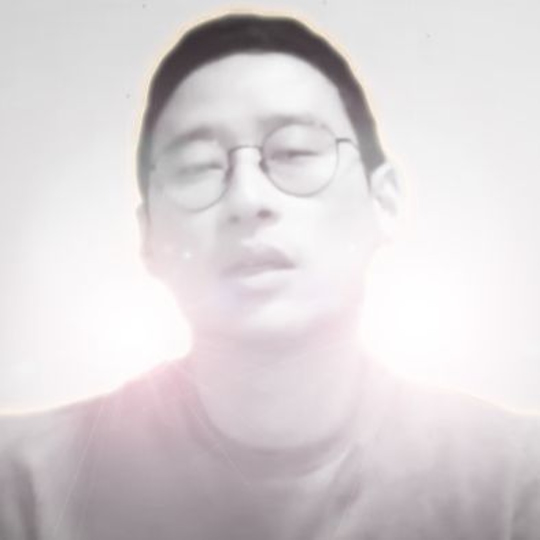
#> input picture assets/tshirt/changseop_source_1080.jpg, 1080 x 1080 px, given in place of 아크릴SD스탠드.jpg, which was not available (shown at 1/2 size)
$ python prepare_yanggum_character.py
#> lines starting #> are read from the running program, lines starting #| are printed output that depends on the picture; after the words box and inside, x2 and y2 are one past the last pixel; in counts of white or black regions, pixels touching at a corner belong together
#> in main, im is the input picture: PIL image 1080x1080 RGB; mean R, G, B 218.7, 213.1, 215.1
"""Derive the cutting alpha for the supplied yanggum JPG, pixels untouched.

The source is an opaque JPG on a pure-white studio background. The figure is
kept exactly as supplied; only a background flood-fill alpha is added, so the
cut silhouette comes from the real ink extent and the printed pixels stay the
original bytes.
"""
from pathlib import Path
import hashlib, json
import numpy as np
from PIL import Image
from scipy import ndimage

ROOT = Path(__file__).resolve().parents[1]
SOURCE = ROOT / 'assets/yanggum/아크릴SD스탠드.jpg'
OUT_DIR = ROOT / 'assets/yanggum/prepared'
# Outer background is 254-255; badge whites are 202-236, so a 245 floor floods
# only the true background and keeps every enclosed light region opaque.
BG_FLOOR = 245


def background_alpha(im):
    a = np.asarray(im.convert('RGB')).astype(int)
    mn = a.min(axis=2)
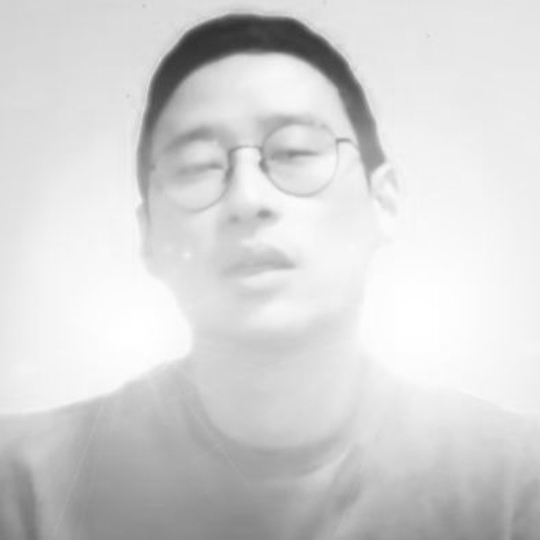
#> mn: shape (1080, 1080) int64 (shown at 1/2 size); min 47, max 255, mean 212.8
    near_white = mn >= BG_FLOOR
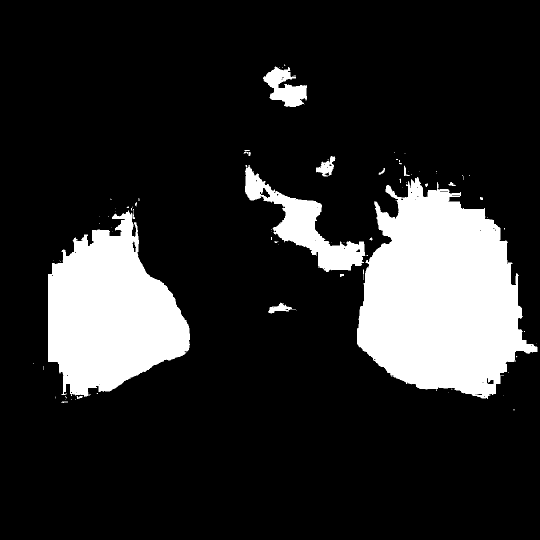
#> near_white: shape (1080, 1080) bool (shown at 1/2 size); 16.5% white; 87 white regions (66 under 20 px), largest, box (x1, y1, x2, y2) and area: (714, 354, 1075, 798) 105056, (96, 421, 380, 794) 67481, (490, 330, 731, 544) 14449
    labels, _ = ndimage.label(near_white)
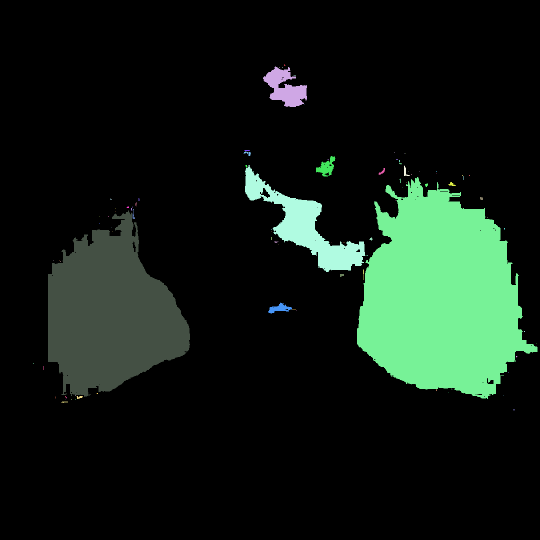
#> labels: shape (1080, 1080) int32 (shown at 1/2 size); 94 distinct labels, from 0 to 93; one colour per label, 0 black
    border = np.concatenate([labels[0], labels[-1], labels[:, 0], labels[:, -1]])
#> border = 4320 values from 0 to 0
    corner = set(border.tolist()) - {0}
#> corner = 0 items
    reach = np.isin(labels, list(corner))
#> reach: shape (1080, 1080) bool; every value is 0
    return (~reach).astype(np.uint8) * 255
#> returned value: shape (1080, 1080); every value is 255


def main():
    OUT_DIR.mkdir(parents=True, exist_ok=True)
    im = Image.open(SOURCE).convert('RGB')
    alpha = background_alpha(im)
    lab, n = ndimage.label(alpha > 8)
#> lab: shape (1080, 1080) int32; every value is 1
#> n = 1
    sizes = ndimage.sum(alpha > 8, lab, range(1, n + 1))
#> sizes = [1166400]
    big = [i + 1 for i, s in enumerate(sizes) if s > 200]
#> big = [1]
    assert len(big) == 1, ('Expected one connected figure', [(i, int(sizes[i - 1])) for i in big])
    specks = sum(1 for s in sizes if 0 < s <= 200)
#> specks = 0
    solid = alpha > 8
#> solid: shape (1080, 1080) bool; every value is 1
    bbox = Image.fromarray(solid).getbbox()
#> bbox = (0, 0, 1080, 1080)
#> (the run stopped early here; a loop or call above may not have finished)
